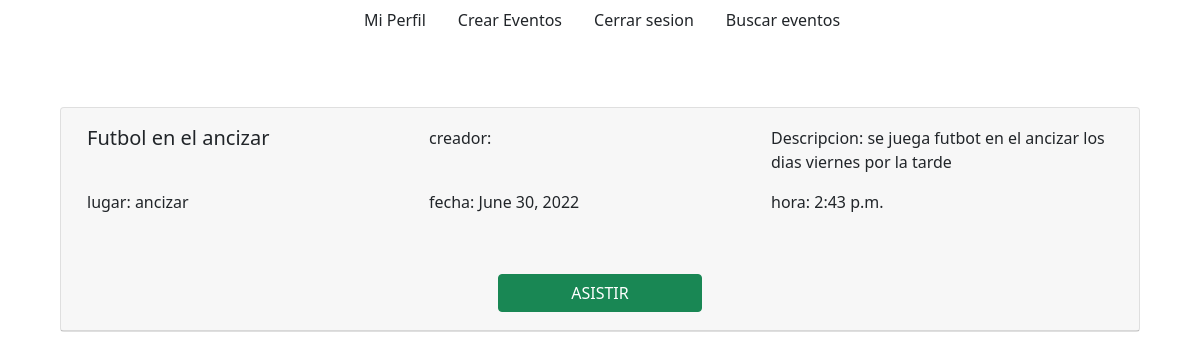
Page /event/verEvento/6 (signed in) on the earlier database version.
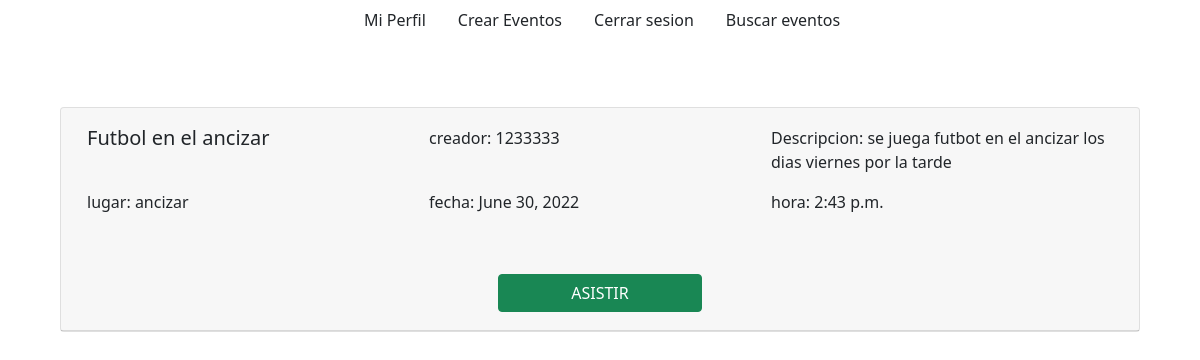
Same page on the later database version.
### event/models.py (models this page shows, shortened)
class event(models.Model):
    id = models.AutoField(primary_key=True)
    name = models.CharField(max_length=45, unique=True)
    Description = models.TextField(max_length=245)
    facultad = models.CharField(max_length=20, null=True, blank=True)
    undergrade = models.CharField(max_length=30,null=True,blank =True)
    image = models.ImageField(upload_to=  "../images",null= True,blank=True)
    place = models.CharField(max_length=200)
    points = models.IntegerField()
    date = models.DateField(blank=True, null=True)
    hour = models.TimeField(blank=True, null=True)
    creator = models.ForeignKey(on_delete=models.CASCADE,to='user.user', related_name = "creator",null= True,blank=True)
    category = models.ManyToManyField('category')
    class Meta:
         verbose_name = "event"
         ordering = ['name']

### user/models.py (models this page shows)
class user(AbstractUser):
    pregrado = models.CharField(max_length=45,null=True, blank=True)
    faculty = models.CharField(max_length=35,null=True, blank=True)
    instagram = models.URLField(max_length=123, null=True, blank=True)
    insignia = models.ForeignKey(insignia, on_delete=models.CASCADE,  null=True, blank=True)
    rango = models.ForeignKey(rango, on_delete=models.CASCADE, null=True, blank=True)
    reward = models.ManyToManyField(reward,  blank=True)
    event = models.ManyToManyField(event, null=True, blank=True)
    category = models.ManyToManyField(category,  blank=True)

### event/views.py (the view)
# urls.py: path('verEvento/<int:pk>',eventdetailview.as_view(),name="verEvento"),
class eventdetailview(LoginRequiredMixin, DetailView):
    model=  event
    template_name = "../templates/event_detail.html"

### templates/event_detail.html (shortened to what this page needs)
<html>
    <head>
    <link href="https://cdn.jsdelivr.net/npm/bootstrap@5.0.2/dist/css/bootstrap.min.css" rel="stylesheet">
    </head>
    <body>
        <nav class="nav ps-1 justify-content-center bg-white">
            <a href="../../User/perfil/" class="nav-link text-reset">Mi Perfil</a>
            <a href="../crearEvento/" class="nav-link text-reset">Crear Eventos</a>
            <a href="../../accounts/logout/ " class="nav-link text-reset">Cerrar sesion</a>
            <a href="../listview/" class="nav-link text-reset">Buscar eventos</a>
           </nav>
           <div class="container" style="display: flex; flex-direction: column; align-items: center; justify-content: space-between;">
            <div class="card" style="width: 90vw; margin-top: 6%;">
                <div class="card-header">
                    <div class="card-body" style="display: grid ;  grid-template: 1fr 1fr / 1fr 1fr 1fr;   padding: 10px;">
                        <h5 class="card-title">{{event.name}}</h5>
                        <p class="card-text"> creador: {{event.creator.username}}</p>
                        <p class="card-text"> Descripcion: {{event.Description}}</p>
                        <p class="card-text"> lugar: {{event.place}}</p>
                        <p class="card-text"> fecha: {{event.date}}</p>
                        <p class="card-text"> hora: {{event.hour}}</p>
                      </div>
                      <div class="container"  style = " display: flex; align-items: center; justify-content: center;" >
                        <a  class="btn btn-success" style="width: 20%; margin: 1%;">ASISTIR</a>
                    </div>
                </div>
               </div>
        </div>
    </body>
</html>

### templates/event_detail.html (style rules this page uses)
body { background-image: url("https://upload.wikimedia.org/wikipedia/commons/7/73/Plaza_Che%2C_Bogot%C3%A1.jpg"); background-position: center center; }

Differences in the rows shown:
changed event "Futbol en el ancizar": creator.username (not shown) → "1233333"
